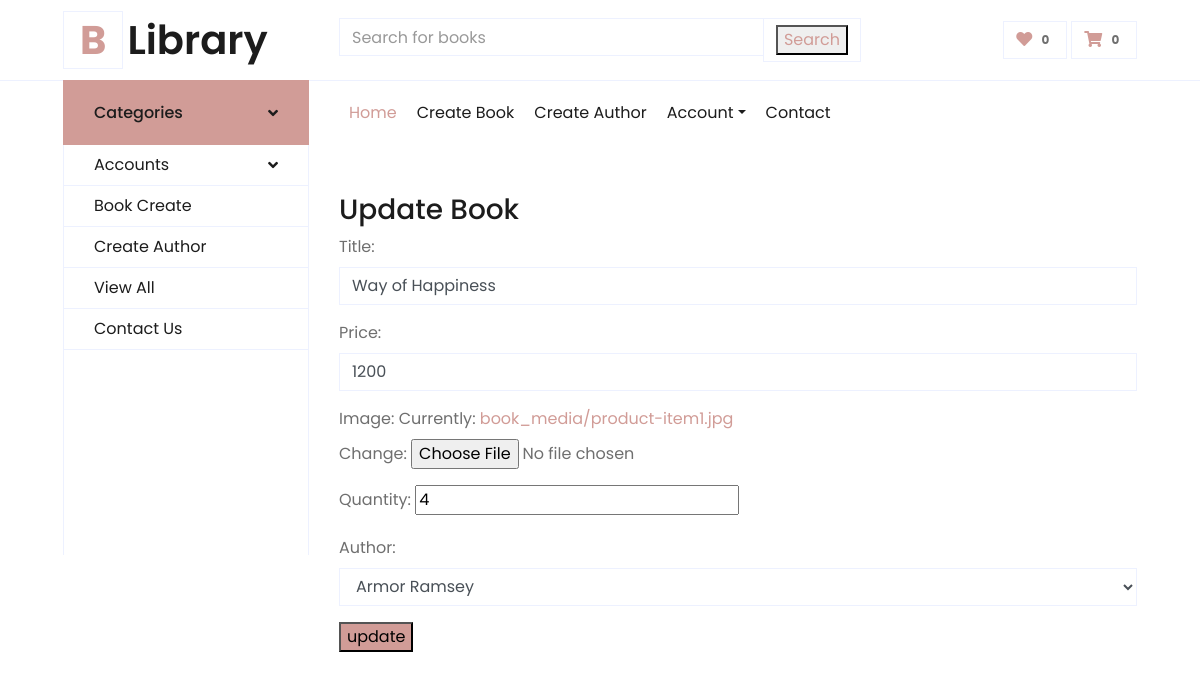
Page /creator/updateview/13/ on the committed database.
### Bookapp/models.py (models this page shows, shortened)
class Books(models.Model):
    title = models.CharField(max_length=200,null=True)
    price = models.IntegerField(null=True)
    image = models.ImageField(upload_to='book_media')
    quantity = models.IntegerField()
    author =models.ForeignKey(Author, on_delete=models.CASCADE)

### Bookapp/views.py (the view)
# urls.py: path('updateview/<int:book_id>/',views.UpdateBook,name='update'),
def UpdateBook(request,book_id):
    book=Books.objects.get(id=book_id)
    if request.method=='POST':
        form = BookForm(request.POST,files=request.FILES,instance=book)
        if form.is_valid():
            form.save()
            return redirect('booklist')
    else:
        form=BookForm(instance=book)
    return render(request,'admin/update.html',{'form':form})

### Bookapp/forms.py
class BookForm(forms.ModelForm):
    class Meta:
        model = Books
        fields = '__all__'
        widgets={
            'title':forms.TextInput(attrs={'class':'form-control','placeholder':'Enter the book name'}),
            'author': forms.Select(attrs={'class': 'form-control', 'placeholder': 'Enter the book author'}),
            'price': forms.NumberInput(attrs={'class': 'form-control', 'placeholder': 'Enter the book price'})
        }

### Bookapp/models.py (called while the page is built)
    def __str__(self):
        return '{}'.format(self.name)

### templates/admin/update.html (shortened to what this page needs)
{% extends 'admin/index.html' %}
{% load static %}
{% block content %}
<h3 class="mt-5">Update Book</h3>
<form action="" method="post" enctype="multipart/form-data">
    {{form.as_p}}
    <input type="submit" value="update" style="background-color: #D19C97;">
</form>
{% endblock %}

### rows in the picture
Books: title "Way of Happiness", price "1200", quantity "4", author "Armor Ramsey"
